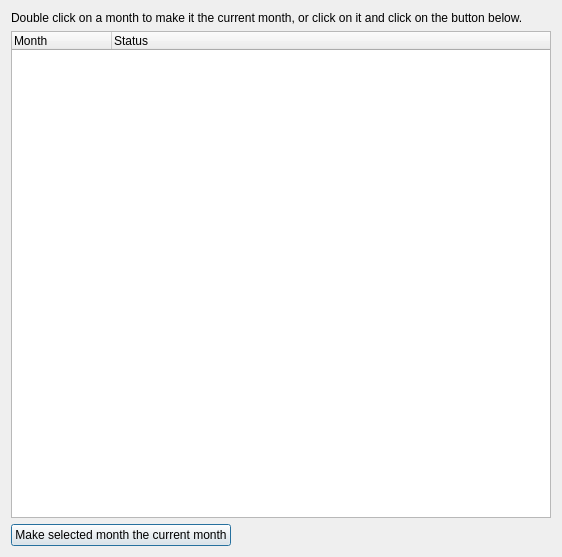
<?xml version="1.0" encoding="UTF-8"?>
<ui version="4.0">
 <class>ChangeMonthDialog</class>
 <widget class="QDialog" name="ChangeMonthDialog">
  <property name="geometry">
   <rect>
    <x>0</x>
    <y>0</y>
    <width>562</width>
    <height>557</height>
   </rect>
  </property>
  <property name="windowTitle">
   <string>Change Payroll Month</string>
  </property>
  <layout class="QVBoxLayout" name="verticalLayout">
   <item>
    <widget class="QLabel" name="label">
     <property name="text">
      <string>Double click on a month to make it the current month, or click on it and click on the button below.</string>
     </property>
     <property name="wordWrap">
      <bool>true</bool>
     </property>
    </widget>
   </item>
   <item>
    <widget class="QTreeWidget" name="trvMonths">
     <property name="alternatingRowColors">
      <bool>true</bool>
     </property>
     <column>
      <property name="text">
       <string>Month</string>
      </property>
     </column>
     <column>
      <property name="text">
       <string>Status</string>
      </property>
     </column>
    </widget>
   </item>
   <item>
    <layout class="QHBoxLayout" name="horizontalLayout">
     <item>
      <widget class="QPushButton" name="cmdSetMonth">
       <property name="text">
        <string>Make selected month the current month</string>
       </property>
      </widget>
     </item>
     <item>
      <spacer name="horizontalSpacer">
       <property name="orientation">
        <enum>Qt::Horizontal</enum>
       </property>
       <property name="sizeHint" stdset="0">
        <size>
         <width>40</width>
         <height>20</height>
        </size>
       </property>
      </spacer>
     </item>
    </layout>
   </item>
  </layout>
 </widget>
 <resources/>
 <connections/>
</ui>
